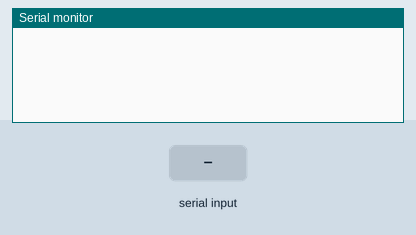
The sketch below on a simulated ESP8266 (NodeMCU). Parts: the last lines printed to the serial monitor. The test bench sets the inputs (shaded band).

Above: at 1.2 s.
1.3 s: "PING\n" received over Serial
At 2.0 s:
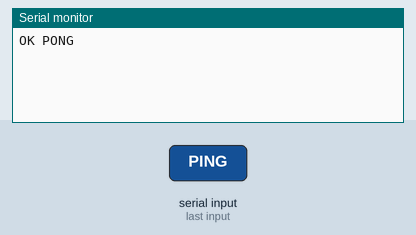
2.8 s: "VERSION\n" received over Serial
At 3.1 s:
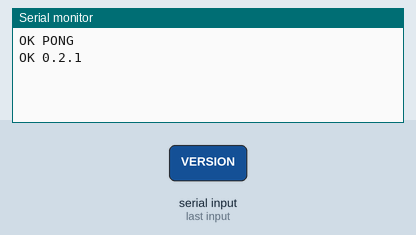
4.3 s: "IP\n" received over Serial
At 5.5 s:
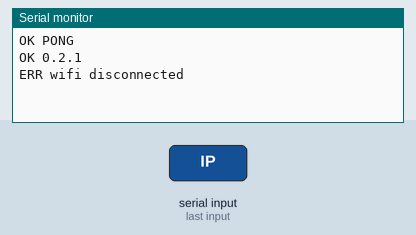
5.8 s: "RELAY ON\n" received over Serial
At 6.7 s:
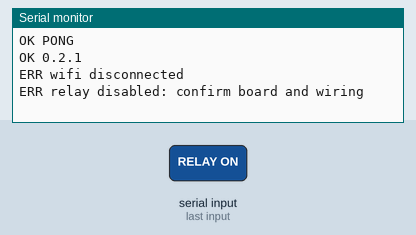

Measured:
- after the input at 1.3 s, the serial monitor: prints a new line at once (image 1)
- after the input at 2.8 s, the serial monitor: prints a new line at once (image 2)
- after the input at 4.3 s, the serial monitor: prints a new line at once (image 3)
- after the input at 5.8 s, the serial monitor: prints a new line at once (image 4)

The sketch:

TestBenchWifi.ino
```cpp
#include <Arduino.h>
#include <ESP8266WiFi.h>
#if __has_include("TestBenchSecrets.h")
#include "TestBenchSecrets.h"
#else
#include "Config.example.h"
#endif

static const uint8_t RELAY_PIN = 0;
static const uint8_t CONTACT_PIN = 2;
static WiFiServer server(TCP_PORT);
static WiFiClient client;
static bool serving = false;
static bool hadClient = false;
static bool relayOn = false;
static unsigned long relayStarted = 0;
static unsigned long clientActivity = 0;

struct LineBuffer {
  char data[128];
  size_t length = 0;
  bool invalid = false;
};
static LineBuffer serialLine, tcpLine;

void setRelay(bool on) {
  if (!RELAY_ENABLED) return;
  digitalWrite(RELAY_PIN, (on == RELAY_ACTIVE_LOW) ? LOW : HIGH);
  relayOn = on;
  if (on) relayStarted = millis();
}

void handleCommand(const char* line, Print& output) {
  if (strcmp(line, "PING") == 0) output.println("OK PONG");
  else if (strcmp(line, "VERSION") == 0) output.println("OK 0.2.1");
  else if (strcmp(line, "UPTIME") == 0) { output.print("OK "); output.println(millis()); }
  else if (strncmp(line, "ECHO ", 5) == 0) { output.print("OK "); output.println(line + 5); }
  else if (strcmp(line, "IP") == 0) {
    if (WiFi.status() != WL_CONNECTED) output.println("ERR wifi disconnected");
    else { output.print("OK "); output.println(WiFi.localIP()); }
  } else if (strcmp(line, "RSSI") == 0) {
    if (WiFi.status() != WL_CONNECTED) output.println("ERR wifi disconnected");
    else { output.print("OK "); output.println(WiFi.RSSI()); }
  } else if (strcmp(line, "RELAY ON") == 0 || strcmp(line, "RELAY OFF") == 0) {
    if (!RELAY_ENABLED) output.println("ERR relay disabled: confirm board and wiring");
    else { setRelay(strcmp(line, "RELAY ON") == 0); output.println("OK"); }
  } else if (strcmp(line, "CONTACT") == 0) {
    if (!RELAY_ENABLED) output.println("ERR relay disabled: confirm board and wiring");
    else output.println(digitalRead(CONTACT_PIN) == LOW ? "OK CLOSED" : "OK OPEN");
  } else output.println("ERR unknown command");
}

void receive(Stream& input, Print& output, LineBuffer& buffer, bool network) {
  // Limit work per loop so a busy client cannot starve relay shutdown or Wi-Fi.
  for (int count = 0; count < 128 && input.available() > 0; count++) {
    int value = input.read();
    if (value < 0) break;
    if (network) clientActivity = millis();
    char ch = static_cast<char>(value);
    if (ch == '\n') {
      if (buffer.invalid) output.println("ERR invalid or oversized command");
      else {
        if (buffer.length && buffer.data[buffer.length - 1] == '\r') buffer.length--;
        buffer.data[buffer.length] = '\0';
        handleCommand(buffer.data, output);
      }
      buffer = LineBuffer{};
    } else if (!buffer.invalid) {
      if ((value < 32 && ch != '\r') || value > 126 || buffer.length >= sizeof(buffer.data) - 1)
        buffer.invalid = true;
      else buffer.data[buffer.length++] = ch;
    }
  }
}

void setup() {
  if (RELAY_ENABLED) {
    setRelay(false);
    pinMode(RELAY_PIN, OUTPUT);
    pinMode(CONTACT_PIN, INPUT_PULLUP);
  }
  Serial.begin(115200);
  WiFi.persistent(false);
  WiFi.mode(WIFI_STA);
  WiFi.setAutoReconnect(true);
  WiFi.setSleepMode(WIFI_NONE_SLEEP);
  if (strlen(WIFI_SSID)) WiFi.begin(WIFI_SSID, WIFI_PASSWORD);
}

void loop() {
  if (relayOn && millis() - relayStarted >= 5000) setRelay(false);
  if (WiFi.status() != WL_CONNECTED) {
    if (serving) { client.stop(); server.stop(); serving = false; hadClient = false; setRelay(false); tcpLine = LineBuffer{}; }
  } else {
    if (!serving) { server.begin(); server.setNoDelay(true); serving = true; }
    if (hadClient && (!client.connected() || millis() - clientActivity >= 5000)) {
      client.stop(); hadClient = false; setRelay(false); tcpLine = LineBuffer{};
    }
    if (!client || !client.connected()) {
      tcpLine = LineBuffer{};
      client = server.accept();
      if (client) { hadClient = true; setRelay(false); serialLine = LineBuffer{}; client.setNoDelay(true); clientActivity = millis(); }
    } else {
      WiFiClient extra = server.accept();
      if (extra) extra.stop(); // One owner at a time.
    }
    if (client && client.connected()) receive(client, client, tcpLine, true);
  }
  // Avoid two controllers driving the relay at the same time.
  if (!client || !client.connected()) receive(Serial, Serial, serialLine, false);
  yield();
}
```

Config.example.h
```cpp
#pragma once
#define WIFI_SSID ""
#define WIFI_PASSWORD ""
// Enable only after confirming a GPIO0-driven relay board and contact wiring.
#define RELAY_ENABLED false
#define RELAY_ACTIVE_LOW true
#define TCP_PORT 8266
```
